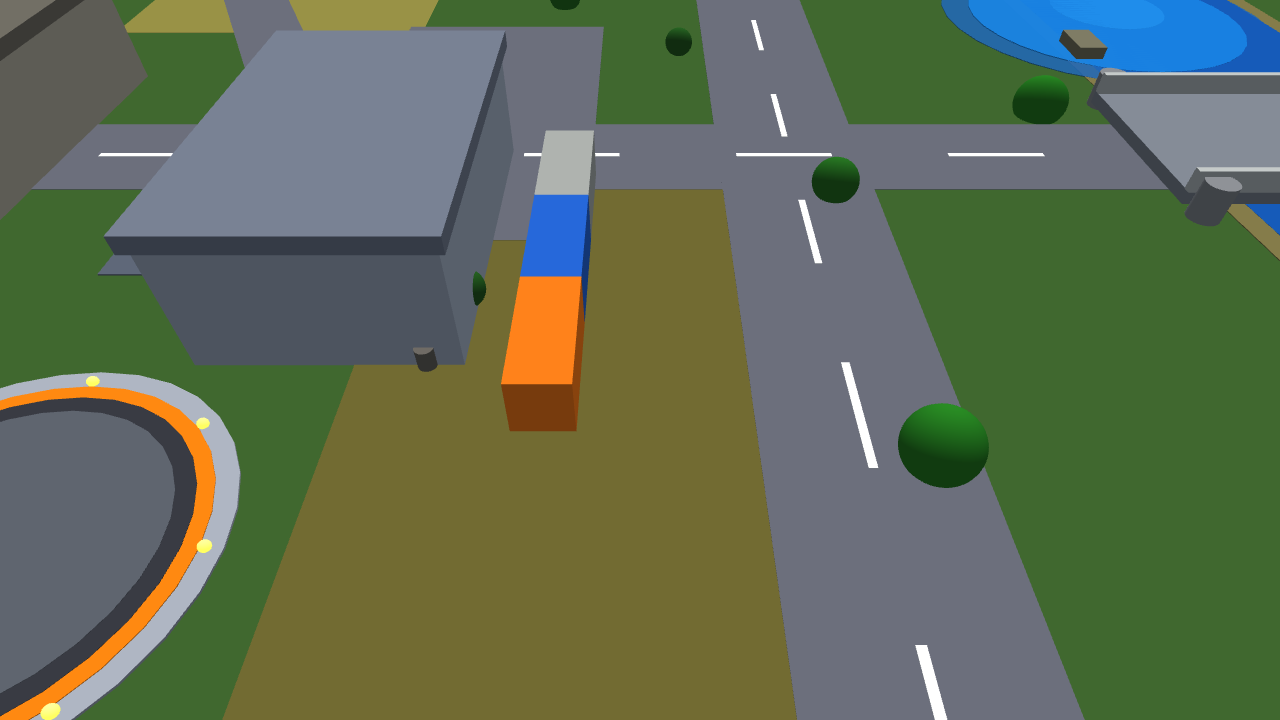
#> input picture src/mchs_vision/tests/data/gazebo_containers_1280.png, 1280 x 720 px
$ python -i detector.py   (imports and definitions only)   (older library calls are emulated)
#> lines starting #> are read from the running program, lines starting #| are printed output that depends on the picture; after the words box and inside, x2 and y2 are one past the last pixel; in counts of white or black regions, pixels touching at a corner belong together
#> further down, picture is the input picture: shape (720, 1280, 3); mean B, G, R 83.8, 108.5, 95.9
"""Мультиклассовый детектор ЧС на классическом компьютерном зрении.

Пайплайн одного кадра:

    BGR → HSV → маски по 4 классам → морфология → контуры →
    геометрические/текстурные фильтры → подавление перекрытий →
    склейка близких пятен → трекинг (N кадров подряд) → Detection

Классы и пороги заданы в :mod:`mchs_vision.config` и повторяют ТЗ хакатона:
FIRE, SMOKE, OIL_SPILL, FLOOD.

Детектор намеренно не зависит от ROS и от глубинных нейросетей: на борту
Jetson Orin Nano такой пайплайн даёт десятки FPS на CPU и остаётся
объяснимым для жюри. Место для замены на YOLO предусмотрено: наружу
отдаётся один и тот же список :class:`Detection`.
"""

from __future__ import annotations

import math
from dataclasses import dataclass
from typing import Dict, List, Optional, Sequence, Tuple

import cv2
import numpy as np

from .config import DetectorConfig, HazardClassSpec

BBox = Tuple[int, int, int, int]


@dataclass
class Detection:
    """Одно обнаруженное пятно ЧС на кадре."""

    hazard_type: str
    label_ru: str
    contour: np.ndarray
    bbox: BBox
    area_px: int
    centroid_px: Tuple[float, float]
    confidence: float
    fill_ratio: float
    mean_hsv: Tuple[float, float, float]
    texture_std: float
    track_id: str = ""
    hits: int = 0
    confirmed: bool = False
    stability: float = 0.0

    @property
    def width_px(self) -> int:
        return self.bbox[2]

    @property
    def height_px(self) -> int:
        return self.bbox[3]


@dataclass
class _Track:
    """Внутреннее состояние трека (не отдаётся наружу)."""

    track_id: str
    hazard_type: str
    bbox: BBox
    centroid_px: Tuple[float, float]
    area_px: int
    hits: int = 1
    missed: int = 0


def _kernel(size: int) -> np.ndarray:
    size = max(1, int(size))
    if size % 2 == 0:
        size += 1
    return cv2.getStructuringElement(cv2.MORPH_ELLIPSE, (size, size))


# [21 lines left out: functions _bbox_iou, _bbox_gap, not called in this run]


def _clamp01(value: float) -> float:
    return max(0.0, min(1.0, float(value)))


class HazardDetector:
    """Детектор четырёх классов ЧС с трекингом и подтверждением."""

    def __init__(self, config: Optional[DetectorConfig] = None):
        self.config = config or DetectorConfig()
        enabled = set(self.config.enabled)
        self.specs: List[HazardClassSpec] = [
            spec for spec in self.config.classes if spec.name in enabled
        ]
        if not self.specs:
            raise ValueError("Не включено ни одного класса ЧС")

        self._tracks: Dict[str, _Track] = {}
        self._next_track = {spec.name: 1 for spec in self.specs}
        self._frame_index = 0

    # ------------------------------------------------------------------
    # Публичный API
    # ------------------------------------------------------------------
    def detect(self, frame_bgr: np.ndarray, update_tracks: bool = True
               ) -> List[Detection]:
        """Найти все подтверждённые ЧС на кадре BGR."""
#> called with update_tracks = True
        if frame_bgr is None or frame_bgr.size == 0:
            return []

        height, width = frame_bgr.shape[:2]
        hsv = cv2.cvtColor(frame_bgr, cv2.COLOR_BGR2HSV)
#> hsv: shape (720, 1280, 3); mean H, S, V 69.5, 100.8, 120.1
        gray = cv2.cvtColor(frame_bgr, cv2.COLOR_BGR2GRAY)
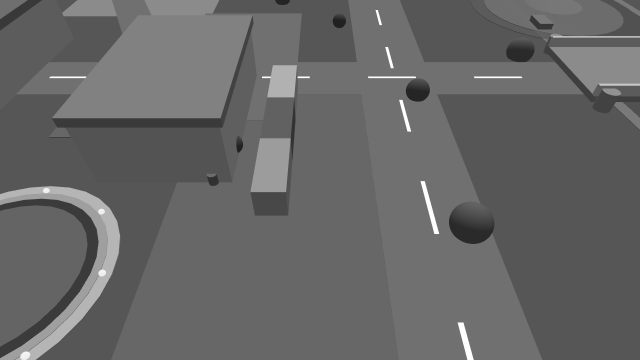
#> gray: shape (720, 1280) (shown at 1/2 size); min 33, max 255, mean 102.2

        claimed = np.zeros((height, width), dtype=np.uint8)
        detections: List[Detection] = []

        for spec in self.specs:
            mask = self._class_mask(hsv, spec)
            if np.any(claimed):
                mask[claimed > 0] = 0
            detections.extend(
                self._detect_class(frame_bgr, hsv, gray, mask, claimed,
                                   spec, width, height)
            )
#> this loop made 4 passes
#> pass 1, in detect, `mask = self._class_mask(hsv, spec)`:
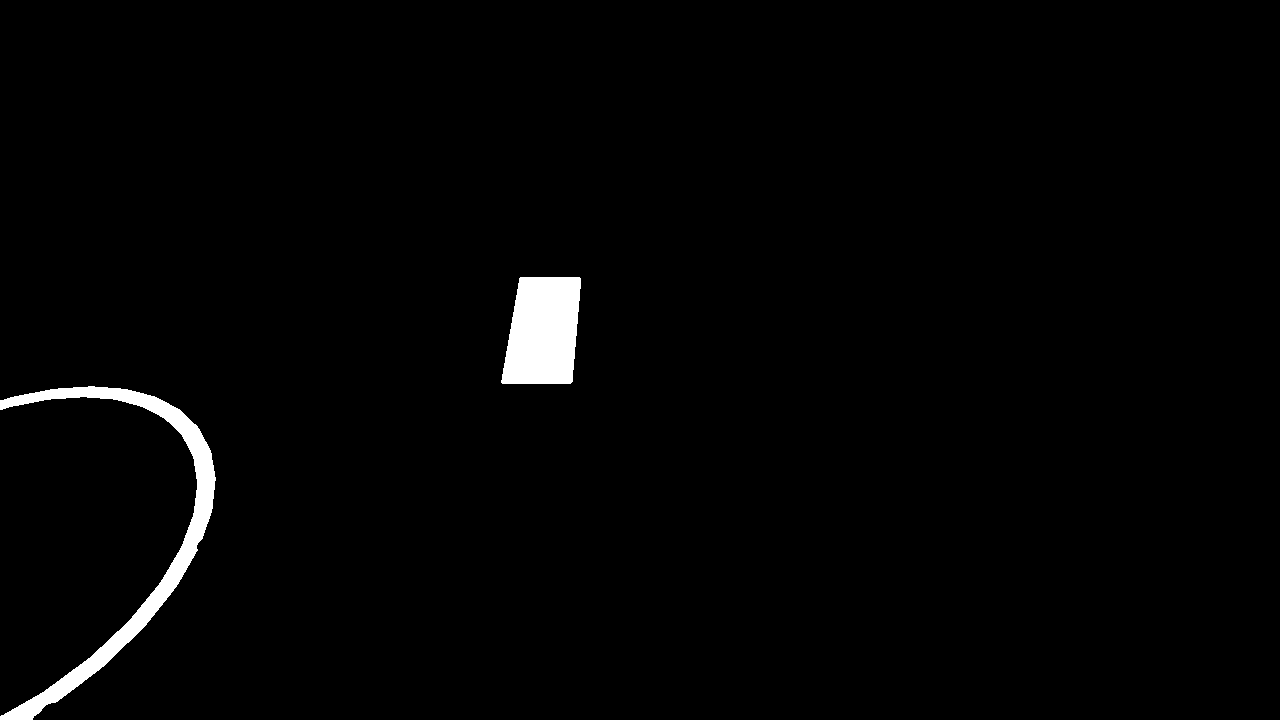
#> mask: shape (720, 1280); 1.7% white; 2 white regions, box (x1, y1, x2, y2) and area: (0, 386, 216, 720) 8680, (501, 277, 581, 384) 7139
#> pass 1, in _compute_roi_texture, `patch = gray[y0:y1, x0:x1]`:
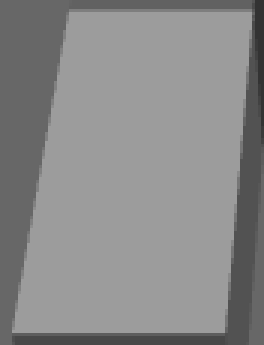
#> patch: shape (115, 88) (shown 3 times larger); min 51, max 156, mean 137.6
#> after the loop, detections = 2 items
#> (the rest of the program and of its run is left out)
